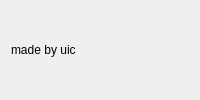
<?xml version="1.0" encoding="UTF-8"?>
<ui version="4.0">
 <class>Form</class>
 <widget class="QWidget" name="Form">
  <property name="windowTitle">
   <string>qt-widgets-consumer</string>
  </property>
  <layout class="QVBoxLayout" name="layout">
   <item>
    <widget class="QLabel" name="label">
     <property name="text">
      <string>made by uic</string>
     </property>
    </widget>
   </item>
  </layout>
 </widget>
 <resources/>
 <connections/>
</ui>
